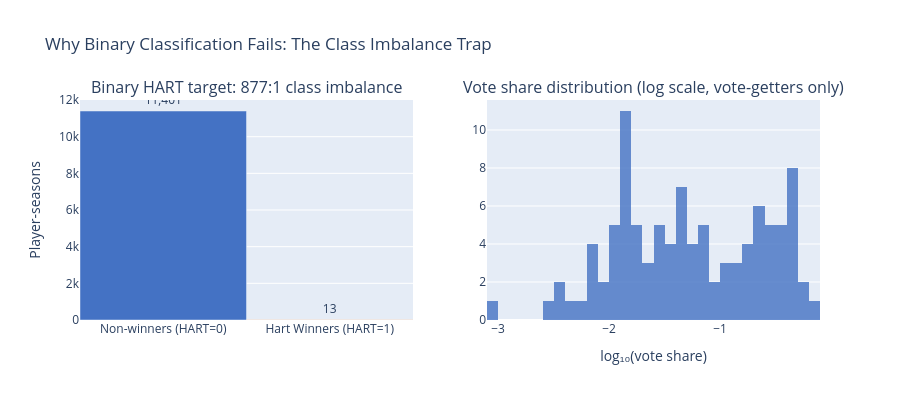

Notebook cell for this chart:
### Markdown cell above
### 3.1 The Class Imbalance Problem

### Code cell
# The fundamental problem with the original binary classification approach
hart_counts = df['HART'].value_counts().sort_index()
ratio = hart_counts[0] / hart_counts[1]

fig = make_subplots(rows=1, cols=2,
    subplot_titles=[
        f'Binary HART target: {ratio:.0f}:1 class imbalance',
        'Vote share distribution (log scale, vote-getters only)'
    ])

fig.add_trace(go.Bar(
    x=['Non-winners (HART=0)', 'Hart Winners (HART=1)'],
    y=[hart_counts[0], hart_counts[1]],
    marker_color=['#4472C4', '#ED7D31'],
    text=[f'{hart_counts[0]:,}', f'{hart_counts[1]}'],
    textposition='outside'
), row=1, col=1)

vote_getters = df[df['vote_share'] > 0]['vote_share']
fig.add_trace(go.Histogram(
    x=np.log10(vote_getters),
    nbinsx=35,
    marker_color='#4472C4',
    opacity=0.8
), row=1, col=2)

fig.update_layout(
    title_text="Why Binary Classification Fails: The Class Imbalance Trap",
    showlegend=False,
    height=400
)
fig.update_xaxes(title_text="log₁₀(vote share)", row=1, col=2)
fig.update_yaxes(title_text="Player-seasons", row=1, col=1)
fig.show()

print(f"Class imbalance ratio: {ratio:.0f}:1")
print(f"A model that predicts 'nobody wins' every time achieves {hart_counts[0]/hart_counts.sum()*100:.1f}% accuracy.")
print("This is exactly the 99.9% the original reported — with ZERO true positives.")

### Figure 1 — Plotly figure (JSON) as saved in the notebook; plotly's stock layout.template omitted (floating-point values rounded to 4 significant figures)
{"data": [{"marker": {"color": ["#4472C4", "#ED7D31"]}, "text": ["11,401", "13"], "textposition": "outside", "type": "bar", "x": ["Non-winners (HART=0)", "Hart Winners (HART=1)"], "xaxis": "x", "y": [11401, 13], "yaxis": "y"}, {"marker": {"color": "#4472C4"}, "nbinsx": 35, "opacity": 0.8, "type": "histogram", "x": [-0.3755, -0.5377, -1.267, -1.803, -1.505, -1.316, -1.145, -1.169, -0.39, -0.7304, -0.6314, -1.108, -1.81, -1.208, -1.756, -1.958, -0.4515, -1.18, -0.3717, -2.116, -1.858, -1.227, -1.475, -1.829, -1.815, -0.3669, -0.551, -0.8555, -1.57, -2.032, -1.643, -1.95, -1.731, -1.77, -1.357, -2.328, -2.182, -0.5914, -0.6043, -1.433, -1.647, -0.6814, -0.6655, -0.2779, -0.6694, -0.7852, -1.319, -1.866, -1.844, -1.73, -0.4393, -0.9005, -0.4033, -1.666, -1.809, -1.93, -1.392, -1.583, -0.4502, -0.5388, -0.4804, -2.402, -1.954, -2.447, -2.171, -0.5696, -0.3638, -1.453, -0.8592, -1.056, -2.034, -1.568, -0.3735, -0.6729, -0.7397, -1.858, -1.296, -2.261, -1.519, -2.538, -1.101, -0.1888, -0.9152, -0.7182, -1.83, -2.198, -1.733, -0.3586, -0.3945, -1.346, -1.865, -1.308, -3.082, -1.3, -0.2145, -1.451, -1.063, -0.9759, -1.991, -0.8183], "xaxis": "x2", "yaxis": "y2"}], "layout": {"annotations": [{"font": {"size": 16}, "showarrow": false, "text": "Binary HART target: 877:1 class imbalance", "x": 0.225, "xanchor": "center", "xref": "paper", "y": 1.0, "yanchor": "bottom", "yref": "paper"}, {"font": {"size": 16}, "showarrow": false, "text": "Vote share distribution (log scale, vote-getters only)", "x": 0.775, "xanchor": "center", "xref": "paper", "y": 1.0, "yanchor": "bottom", "yref": "paper"}], "height": 400, "showlegend": false, "title": {"text": "Why Binary Classification Fails: The Class Imbalance Trap"}, "xaxis": {"anchor": "y", "domain": [0.0, 0.45]}, "xaxis2": {"anchor": "y2", "domain": [0.55, 1.0], "title": {"text": "log₁₀(vote share)"}}, "yaxis": {"anchor": "x", "domain": [0.0, 1.0], "title": {"text": "Player-seasons"}}, "yaxis2": {"anchor": "x2", "domain": [0.0, 1.0]}}}
